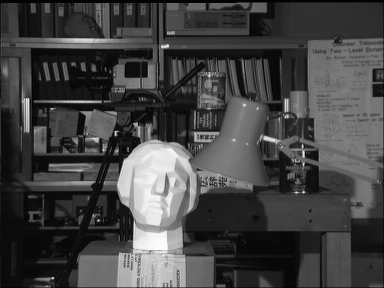
#> input picture DepthMapFromStereo/tsukuba_l.png, 384 x 288 px
$ python depth_map_from_stereo_SGBM.py tsukuba_l.png tsukuba_r.png
#> lines starting #> are read from the running program, lines starting #| are printed output that depends on the picture
import sys
import cv2 as cv
import numpy as np


def f(x):
    return


mode_types = {
    0: cv.StereoSGBM_MODE_SGBM,
    1: cv.StereoSGBM_MODE_HH,
    2: cv.StereoSGBM_MODE_SGBM_3WAY,
    3: cv.StereoSGBM_MODE_HH4,
}

if len(sys.argv) < 3:
    print(f"Program usage: {sys.argv[0]} image_filename_left image_filename_right")
    exit(1)

# Position of left and right image matters
img_left = cv.imread(sys.argv[1], cv.IMREAD_GRAYSCALE)
#> img_left is the input picture: shape (288, 384); min 0, max 252, mean 67.6
img_right = cv.imread(sys.argv[2], cv.IMREAD_GRAYSCALE)
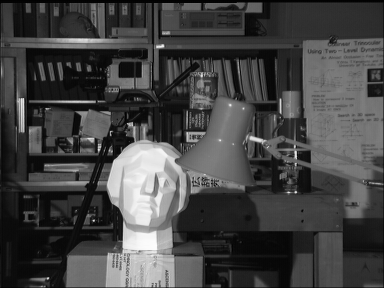
#> input picture DepthMapFromStereo/tsukuba_r.png, 384 x 288 px
#> img_right is the input picture: shape (288, 384); min 0, max 253, mean 68

cv.namedWindow("Disparity", cv.WINDOW_NORMAL)

cv.createTrackbar("numDisparities", "Disparity", 1, 5, f)
cv.createTrackbar("blockSize", "Disparity", 7, 20, f)
cv.createTrackbar("minDisparity", "Disparity", -10, 10, f)
cv.createTrackbar("P1", "Disparity", 0, 100, f)
cv.createTrackbar("P2", "Disparity", 0, 100, f)
cv.createTrackbar("disp12MaxDiff", "Disparity", 0, 255, f)
cv.createTrackbar("preFilterCap", "Disparity", 100, 255, f)
cv.createTrackbar("uniquenessRatio", "Disparity", 5, 35, f)
cv.createTrackbar("speckleWindowSize", "Disparity", 50, 200, f)
cv.createTrackbar("speckleRange", "Disparity", 1, 3, f)
cv.createTrackbar("Mode Type", "Disparity", 0, len(mode_types) - 1, f)

while True:
    current_disparities = cv.getTrackbarPos("numDisparities", "Disparity") * 16 + 16
    current_blocksize = 2 * cv.getTrackbarPos("blockSize", "Disparity") + 5
    current_min_disparity = cv.getTrackbarPos("minDisparity", "Disparity")
    current_p1 = cv.getTrackbarPos("P1", "Disparity")
    current_p2 = cv.getTrackbarPos("P2", "Disparity") + current_p1
    current_disp12 = cv.getTrackbarPos("disp12MaxDiff", "Disparity") - 1
    current_prefiltercap = cv.getTrackbarPos("preFilterCap", "Disparity")
    current_uniqueness = cv.getTrackbarPos("uniquenessRatio", "Disparity")
    current_specklesize = cv.getTrackbarPos("speckleWindowSize", "Disparity")
    current_specklerange = cv.getTrackbarPos("speckleRange", "Disparity")
    current_mode_type = cv.getTrackbarPos("Mode Type", "Disparity")

    stereo = cv.StereoSGBM_create(
        numDisparities=current_disparities,
        blockSize=current_blocksize,
        minDisparity=current_min_disparity,
        P1=current_p1,
        P2=current_p2,
        disp12MaxDiff=current_disp12,
        preFilterCap=current_prefiltercap,
        uniquenessRatio=current_uniqueness,
        speckleWindowSize=current_specklesize,
        speckleRange=current_specklerange,
        mode=mode_types[current_mode_type],
    )

    # Return type int16
    disparity = stereo.compute(img_left, img_right)
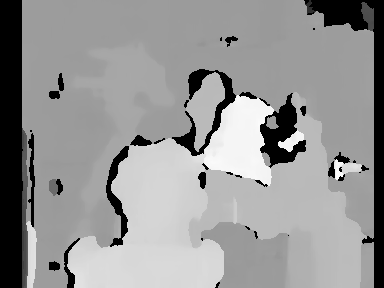
#> disparity: shape (288, 384) int16; min -176, max 240, mean 67; drawn with min black and max white

    min_disparity, max_disparity, _, _ = cv.minMaxLoc(disparity)
#> min_disparity = -176; max_disparity = 240
    print(f"Min disparity: {min_disparity}  Max disparity: {max_disparity}")
#| Min disparity: -176.0  Max disparity: 240.0

    viewable = np.zeros((disparity.shape), dtype=np.uint8)

    # Normalize to be viewed
    viewable = cv.normalize(disparity, viewable, 0, 255, cv.NORM_MINMAX, cv.CV_8U)

    cv.imshow("Disparity", viewable)
    if cv.waitKey(10) & 0xFF == 27:
#> (key Esc is pressed here)
        break

cv.destroyAllWindows()
